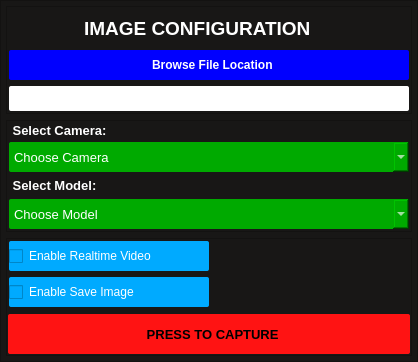
           <widget class="QFrame" name="frame_5">
            <property name="sizePolicy">
             <sizepolicy hsizetype="Preferred" vsizetype="Expanding">
              <horstretch>0</horstretch>
              <verstretch>0</verstretch>
             </sizepolicy>
            </property>
            <property name="styleSheet">
             <string notr="true">background-color: rgb(24, 23, 22);</string>
            </property>
            <property name="frameShape">
             <enum>QFrame::StyledPanel</enum>
            </property>
            <property name="frameShadow">
             <enum>QFrame::Raised</enum>
            </property>
            <layout class="QVBoxLayout" name="verticalLayout_14">
             <property name="leftMargin">
              <number>5</number>
             </property>
             <property name="topMargin">
              <number>5</number>
             </property>
             <property name="rightMargin">
              <number>5</number>
             </property>
             <property name="bottomMargin">
              <number>5</number>
             </property>
             <item alignment="Qt::AlignHCenter">
              <widget class="QFrame" name="frame_18">
               <property name="sizePolicy">
                <sizepolicy hsizetype="Preferred" vsizetype="Preferred">
                 <horstretch>0</horstretch>
                 <verstretch>0</verstretch>
                </sizepolicy>
               </property>
               <property name="frameShape">
                <enum>QFrame::StyledPanel</enum>
               </property>
               <property name="frameShadow">
                <enum>QFrame::Raised</enum>
               </property>
               <layout class="QVBoxLayout" name="verticalLayout_15">
                <property name="spacing">
                 <number>1</number>
                </property>
                <property name="leftMargin">
                 <number>1</number>
                </property>
                <property name="topMargin">
                 <number>1</number>
                </property>
                <property name="rightMargin">
                 <number>1</number>
                </property>
                <property name="bottomMargin">
                 <number>1</number>
                </property>
                <item alignment="Qt::AlignHCenter|Qt::AlignTop">
                 <widget class="QLabel" name="label_5">
                  <property name="minimumSize">
                   <size>
                    <width>250</width>
                    <height>40</height>
                   </size>
                  </property>
                  <property name="maximumSize">
                   <size>
                    <width>295</width>
                    <height>40</height>
                   </size>
                  </property>
                  <property name="font">
                   <font>
                    <pointsize>14</pointsize>
                    <weight>75</weight>
                    <bold>true</bold>
                   </font>
                  </property>
                  <property name="styleSheet">
                   <string notr="true">color: rgb(255, 255, 255);
border: none;
</string>
                  </property>
                  <property name="text">
                   <string>IMAGE CONFIGURATION</string>
                  </property>
                 </widget>
                </item>
                <item alignment="Qt::AlignTop">
                 <widget class="QFrame" name="frame_21">
                  <property name="sizePolicy">
                   <sizepolicy hsizetype="Preferred" vsizetype="Preferred">
                    <horstretch>0</horstretch>
                    <verstretch>0</verstretch>
                   </sizepolicy>
                  </property>
                  <property name="styleSheet">
                   <string notr="true">border: none;
</string>
                  </property>
                  <property name="frameShape">
                   <enum>QFrame::StyledPanel</enum>
                  </property>
                  <property name="frameShadow">
                   <enum>QFrame::Raised</enum>
                  </property>
                  <layout class="QVBoxLayout" name="verticalLayout_19">
                   <property name="leftMargin">
                    <number>1</number>
                   </property>
                   <property name="topMargin">
                    <number>1</number>
                   </property>
                   <property name="rightMargin">
                    <number>1</number>
                   </property>
                   <property name="bottomMargin">
                    <number>1</number>
                   </property>
                   <item>
                    <widget class="QPushButton" name="browseButton">
                     <property name="minimumSize">
                      <size>
                       <width>0</width>
                       <height>30</height>
                      </size>
                     </property>
                     <property name="maximumSize">
                      <size>
                       <width>16777215</width>
                       <height>30</height>
                      </size>
                     </property>
                     <property name="font">
                      <font>
                       <pointsize>9</pointsize>
                       <weight>75</weight>
                       <bold>true</bold>
                      </font>
                     </property>
                     <property name="styleSheet">
                      <string notr="true">QPushButton {
	background-position: center;
	background-repeat: no-reperat;
	border: none;
	color: rgb(255, 255, 255);
	background-color: rgb(0, 0, 255);
	border-radius: 2px;
}
QPushButton:hover {
	background-color: rgb(85, 170, 255);
}
QPushButton:pressed {	
	background-color: rgb(0, 0, 0);
}</string>
                     </property>
                     <property name="text">
                      <string>  Browse File Location</string>
                     </property>
                     <property name="icon">
                      <iconset resource="../../element.qrc">
                       <normaloff>:/icons/Feature/save.svg</normaloff>:/icons/Feature/save.svg</iconset>
                     </property>
                    </widget>
                   </item>
                   <item alignment="Qt::AlignHCenter">
                    <widget class="QLabel" name="directoryLabel">
                     <property name="minimumSize">
                      <size>
                       <width>400</width>
                       <height>25</height>
                      </size>
                     </property>
                     <property name="maximumSize">
                      <size>
                       <width>400</width>
                       <height>25</height>
                      </size>
                     </property>
                     <property name="styleSheet">
                      <string notr="true">color: rgb(0, 0, 0);
background-color: rgb(255, 255, 255);
border-radius: 2px;
border: none;
padding: 5px;</string>
                     </property>
                     <property name="text">
                      <string>  </string>
                     </property>
                    </widget>
                   </item>
                  </layout>
                 </widget>
                </item>
               </layout>
              </widget>
             </item>
             <item>
              <widget class="QFrame" name="frame_19">
               <property name="frameShape">
                <enum>QFrame::StyledPanel</enum>
               </property>
               <property name="frameShadow">
                <enum>QFrame::Raised</enum>
               </property>
               <layout class="QVBoxLayout" name="verticalLayout_16">
                <property name="spacing">
                 <number>4</number>
                </property>
                <property name="leftMargin">
                 <number>1</number>
                </property>
                <property name="topMargin">
                 <number>1</number>
                </property>
                <property name="rightMargin">
                 <number>1</number>
                </property>
                <property name="bottomMargin">
                 <number>1</number>
                </property>
                <item>
                 <widget class="QFrame" name="frame_22">
                  <property name="styleSheet">
                   <string notr="true">border: none;
</string>
                  </property>
                  <property name="frameShape">
                   <enum>QFrame::StyledPanel</enum>
                  </property>
                  <property name="frameShadow">
                   <enum>QFrame::Raised</enum>
                  </property>
                  <layout class="QVBoxLayout" name="verticalLayout_17">
                   <property name="spacing">
                    <number>4</number>
                   </property>
                   <property name="leftMargin">
                    <number>1</number>
                   </property>
                   <property name="topMargin">
                    <number>1</number>
                   </property>
                   <property name="rightMargin">
                    <number>1</number>
                   </property>
                   <property name="bottomMargin">
                    <number>1</number>
                   </property>
                   <item>
                    <widget class="QLabel" name="label_7">
                     <property name="font">
                      <font>
                       <pointsize>10</pointsize>
                       <weight>75</weight>
                       <bold>true</bold>
                      </font>
                     </property>
                     <property name="styleSheet">
                      <string notr="true">color: rgb(255, 255, 255);
border: none;
</string>
                     </property>
                     <property name="text">
                      <string> Select Camera:</string>
                     </property>
                    </widget>
                   </item>
                   <item>
                    <widget class="QComboBox" name="chooseCameraBox">
                     <property name="minimumSize">
                      <size>
                       <width>0</width>
                       <height>30</height>
                      </size>
                     </property>
                     <property name="maximumSize">
                      <size>
                       <width>16777215</width>
                       <height>30</height>
                      </size>
                     </property>
                     <property name="font">
                      <font>
                       <pointsize>10</pointsize>
                      </font>
                     </property>
                     <property name="styleSheet">
                      <string notr="true">color: rgb(255, 255, 255);
color: rgb(255, 255, 255);
background-color: rgb(0, 170, 0);
border-radius: 2px;</string>
                     </property>
                     <item>
                      <property name="text">
                       <string>Choose Camera</string>
                      </property>
                     </item>
                     <item>
                      <property name="text">
                       <string>Camera Internal</string>
                      </property>
                     </item>
                     <item>
                      <property name="text">
                       <string>Camera External</string>
                      </property>
                     </item>
                     <item>
                      <property name="text">
                       <string>Choose Manually</string>
                      </property>
                     </item>
                    </widget>
                   </item>
                  </layout>
                 </widget>
                </item>
                <item>
                 <widget class="QFrame" name="frame_17">
                  <property name="styleSheet">
                   <string notr="true">border: none;
</string>
                  </property>
                  <property name="frameShape">
                   <enum>QFrame::StyledPanel</enum>
                  </property>
                  <property name="frameShadow">
                   <enum>QFrame::Raised</enum>
                  </property>
                  <layout class="QVBoxLayout" name="verticalLayout_18">
                   <property name="leftMargin">
                    <number>1</number>
                   </property>
                   <property name="topMargin">
                    <number>1</number>
                   </property>
                   <property name="rightMargin">
                    <number>1</number>
                   </property>
                   <property name="bottomMargin">
                    <number>1</number>
                   </property>
                   <item>
                    <widget class="QLabel" name="label_9">
                     <property name="font">
                      <font>
                       <pointsize>10</pointsize>
                       <weight>75</weight>
                       <bold>true</bold>
                      </font>
                     </property>
                     <property name="styleSheet">
                      <string notr="true">color: rgb(255, 255, 255);
border: none;
</string>
                     </property>
                     <property name="text">
                      <string> Select Model:</string>
                     </property>
                    </widget>
                   </item>
                   <item>
                    <widget class="QComboBox" name="comboBox_2">
                     <property name="minimumSize">
                      <size>
                       <width>0</width>
                       <height>30</height>
                      </size>
                     </property>
                     <property name="maximumSize">
                      <size>
                       <width>16777215</width>
                       <height>30</height>
                      </size>
                     </property>
                     <property name="font">
                      <font>
                       <pointsize>10</pointsize>
                      </font>
                     </property>
                     <property name="styleSheet">
                      <string notr="true">color: rgb(255, 255, 255);
border-radius: 2px;
background-color: rgb(0, 170, 0);</string>
                     </property>
                     <item>
                      <property name="text">
                       <string>Choose Model</string>
                      </property>
                     </item>
                    </widget>
                   </item>
                  </layout>
                 </widget>
                </item>
               </layout>
              </widget>
             </item>
             <item>
              <widget class="QFrame" name="frame_20">
               <property name="frameShape">
                <enum>QFrame::StyledPanel</enum>
               </property>
               <property name="frameShadow">
                <enum>QFrame::Raised</enum>
               </property>
               <layout class="QVBoxLayout" name="verticalLayout_20">
                <property name="leftMargin">
                 <number>1</number>
                </property>
                <property name="topMargin">
                 <number>1</number>
                </property>
                <property name="rightMargin">
                 <number>1</number>
                </property>
                <property name="bottomMargin">
                 <number>1</number>
                </property>
                <item>
                 <widget class="QFrame" name="frame_24">
                  <property name="styleSheet">
                   <string notr="true">border:none;</string>
                  </property>
                  <property name="frameShape">
                   <enum>QFrame::StyledPanel</enum>
                  </property>
                  <property name="frameShadow">
                   <enum>QFrame::Raised</enum>
                  </property>
                  <layout class="QVBoxLayout" name="verticalLayout_21">
                   <property name="leftMargin">
                    <number>1</number>
                   </property>
                   <property name="topMargin">
                    <number>1</number>
                   </property>
                   <property name="rightMargin">
                    <number>1</number>
                   </property>
                   <property name="bottomMargin">
                    <number>1</number>
                   </property>
                   <item>
                    <widget class="QCheckBox" name="enableRealtimeCB">
                     <property name="minimumSize">
                      <size>
                       <width>200</width>
                       <height>30</height>
                      </size>
                     </property>
                     <property name="maximumSize">
                      <size>
                       <width>200</width>
                       <height>30</height>
                      </size>
                     </property>
                     <property name="font">
                      <font>
                       <pointsize>9</pointsize>
                      </font>
                     </property>
                     <property name="styleSheet">
                      <string notr="true">background-color: rgb(0, 170, 255);
color: rgb(255, 255, 255);
border-radius: 2px;</string>
                     </property>
                     <property name="text">
                      <string>Enable Realtime Video</string>
                     </property>
                    </widget>
                   </item>
                   <item>
                    <widget class="QCheckBox" name="enableSaveCB">
                     <property name="minimumSize">
                      <size>
                       <width>200</width>
                       <height>30</height>
                      </size>
                     </property>
                     <property name="maximumSize">
                      <size>
                       <width>200</width>
                       <height>30</height>
                      </size>
                     </property>
                     <property name="font">
                      <font>
                       <pointsize>9</pointsize>
                      </font>
                     </property>
                     <property name="styleSheet">
                      <string notr="true">background-color: rgb(0, 170, 255);
color: rgb(255, 255, 255);
border-radius: 2px;</string>
                     </property>
                     <property name="text">
                      <string>Enable Save Image</string>
                     </property>
                    </widget>
                   </item>
                  </layout>
                 </widget>
                </item>
                <item>
                 <widget class="QPushButton" name="captureButton">
                  <property name="minimumSize">
                   <size>
                    <width>0</width>
                    <height>40</height>
                   </size>
                  </property>
                  <property name="maximumSize">
                   <size>
                    <width>16777215</width>
                    <height>40</height>
                   </size>
                  </property>
                  <property name="font">
                   <font>
                    <pointsize>10</pointsize>
                    <weight>75</weight>
                    <bold>true</bold>
                   </font>
                  </property>
                  <property name="styleSheet">
                   <string notr="true">QPushButton {
	background-position: center;
	background-repeat: no-reperat;
	border: none;
	background-color: rgb(255, 19, 19);
	border-radius: 2px;
}
QPushButton:hover {
	
	background-color: rgb(255, 90, 112);
}
QPushButton:pressed {	
	background-color: rgb(0, 0, 0);
}
</string>
                  </property>
                  <property name="text">
                   <string>  PRESS TO CAPTURE</string>
                  </property>
                  <property name="icon">
                   <iconset resource="../../element.qrc">
                    <normaloff>:/icons/Feature/camera.svg</normaloff>:/icons/Feature/camera.svg</iconset>
                  </property>
                 </widget>
                </item>
               </layout>
              </widget>
             </item>
            </layout>
           </widget>
